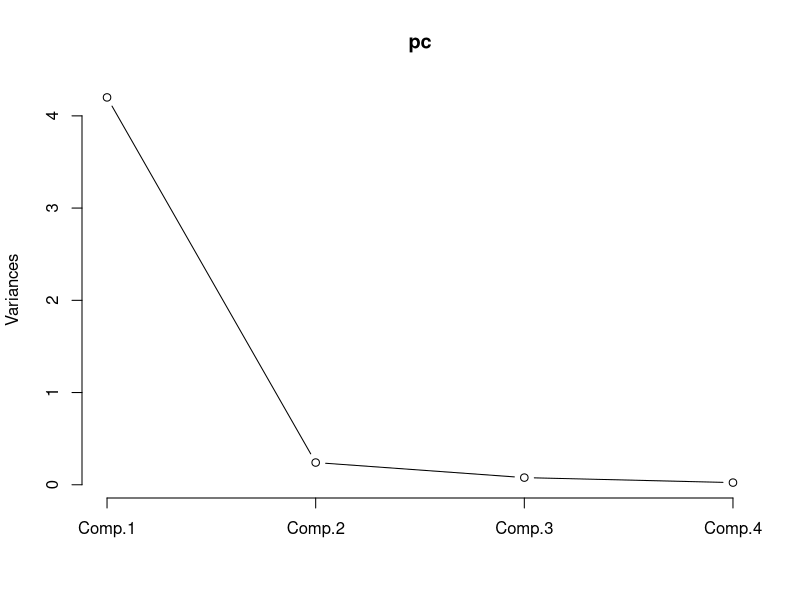
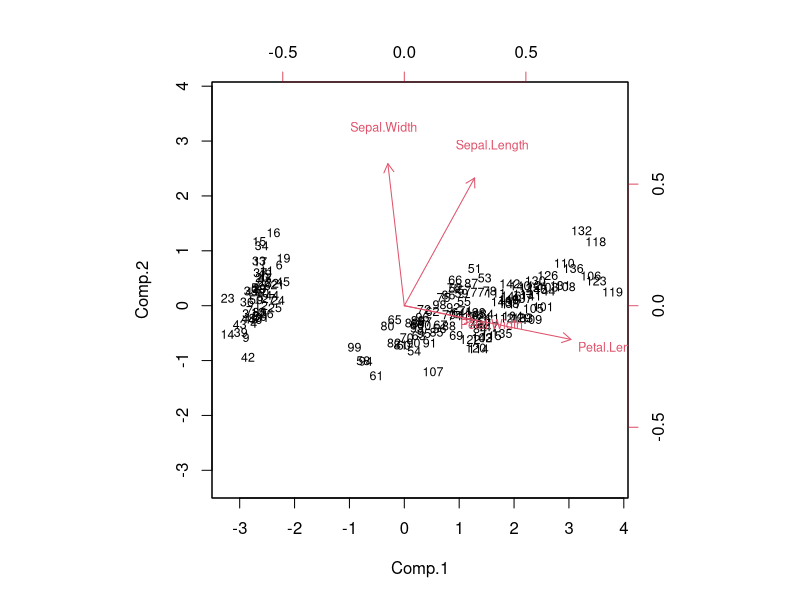
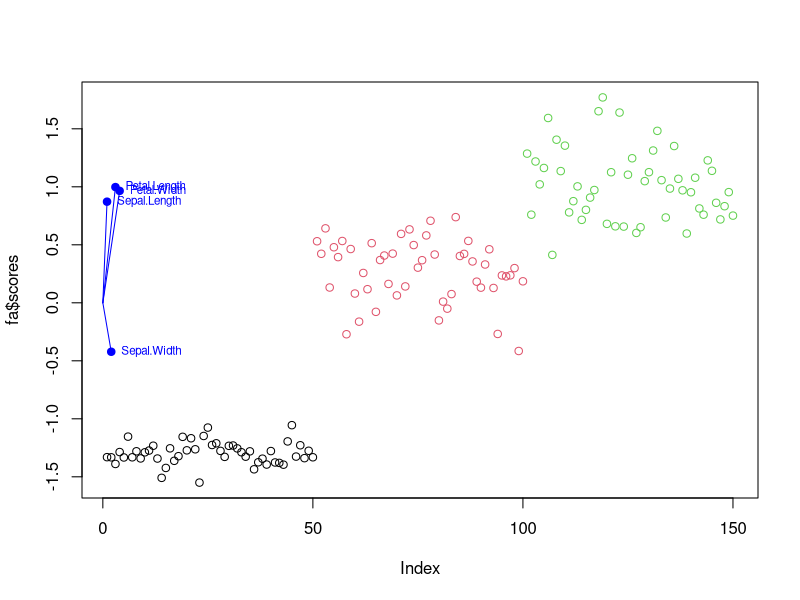

These figures' R source, in order:
## ---- chunk 1
knitr::opts_chunk$set(
	echo = TRUE,	message = FALSE,	warning = FALSE, options(width = 120)
)
## ---- chunk 2
rm(list=ls())
# getwd()
# setwd("./R") # if necessary
## ---- chunk 3
data <- iris
## ---- chunk 4
str(data)
## ---- chunk 5
summary(data)
## ---- chunk 6
data[sort(sample(1:nrow(data), 10)),]
## ---- chunk 7
# dataset$추가할변수 <- "추가할 내용"
data$new1 <- data$Sepal.Length + data$Sepal.Width
data[sort(sample(1:nrow(data), 10)),]
## ---- chunk 8
# dataset["추가할변수"] <-  "추가할 내용"
data["new2"] <- data$Petal.Length + data$Petal.Width
data[sort(sample(1:nrow(data), 10)),]
## ---- chunk 9
# dataset <- cbind(dataset, 추가할변수 = "추가할 내용")
data <- cbind(data, new3 = data$Sepal.Length + data$Petal.Length)
data[sort(sample(1:nrow(data), 10)),]
## ---- chunk 10
# dataset <- transform(dataset, var1 = data1, var2 = data2, ...)
data <- transform(data, new4 = data$Sepal.Width + data$Petal.Width)
data[sort(sample(1:nrow(data), 10)),]
## ---- chunk 11
# dataset <- within(dataset, expr)
data <- within(data,
               {
                 new5 = ifelse(data$Sepal.Length>mean(data$Sepal.Length), "G", "L")
               })
data[sort(sample(1:nrow(data), 10)),]
## ---- chunk 12
pc <- princomp(data[,c(1:4)])
summary(pc)
## ---- chunk 13
# screePlot
plot(pc, type = 'l')
## ---- chunk 14
pc$loadings
## ---- chunk 15
biplot(pc, scale=0, cex = 0.75, arrow.len = 0.1, expand=1)
## ---- chunk 16
# 정규화
data.min <- sapply(data[,c(1:4)],min)
data.max <- sapply(data[,c(1:4)],max)
data.scaled <- scale(data[,c(1:4)], center = data.min, scale = (data.max - data.min))
fa <- factanal(data.scaled[,c(1:4)], factors = 1, scores="regression")
fa
## ---- chunk 17
plot(fa$scores, col=data$Species)
# text(fa$scores[,1], cex = 0.7, pos = 3, col = "blue")
points(fa$loadings, pch=19, col="blue")
text(fa$loadings[,1], labels = rownames(fa$loadings),
     cex = 0.7, pos = 4, col = "blue")
segments(0,0,1, fa$loadings[1,1], col="blue")
segments(0,0,2, fa$loadings[2,1], col="blue")
segments(0,0,3, fa$loadings[3,1], col="blue")
segments(0,0,4, fa$loadings[4,1], col="blue")
## ---- chunk 18
# 평균 기준 떨어진 정도
SL <- data.frame(Sepal.Length = iris$Sepal.Length)
SL$mean <- mean(SL$Sepal.Length)
SL$sd <- sd(SL$Sepal.Length)

# 직접계산: (원소값 - 평균)/표준편차
SL$stndM <- (SL$Sepal.Length - SL$mean)/SL$sd 

# scale() 사용
SL$stndA <- scale(SL$Sepal.Length, center = T, scale = T) 
SL[sort(sample(1:nrow(SL), 10)),]
## ---- chunk 19
# 데이터의 범위를 0과 1 사이로 변환
SW <- data.frame(Sepal.Width = iris$Sepal.Width)
SW.min <- min(SW)
SW$min <- SW.min
SW.max <- max(SW)
SW$max <- SW.max
## ---- chunk 20
# 직접계산: (원소값 - 최소값)/(최대값-최소값)
normalize <- function(x) {
  return((x - min(x)) / (max(x)-min(x)))
}
SW$nrmlM <- normalize(SW$Sepal.Width)
SW[sort(sample(1:nrow(SW), 10)),]
## ---- chunk 21
# scale() 사용
SW$nrmlA <- scale(SW$Sepal.Width, center = SW.min, scale = SW.max - SW.min)
SW[sort(sample(1:nrow(SW), 10)),]
